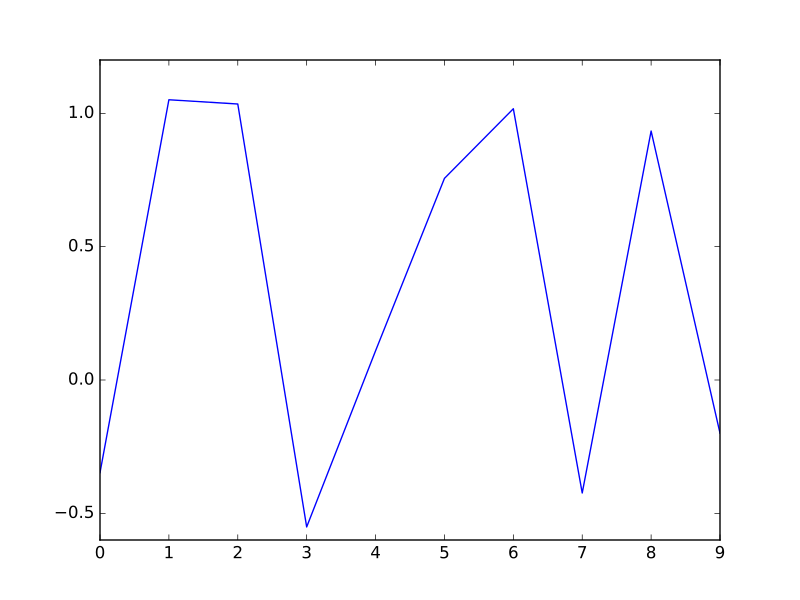

This chart was generated by the following Python code:
import numpy as np
from matplotlib import pyplot

x = np.random.randn(10)
pyplot.plot(x)
